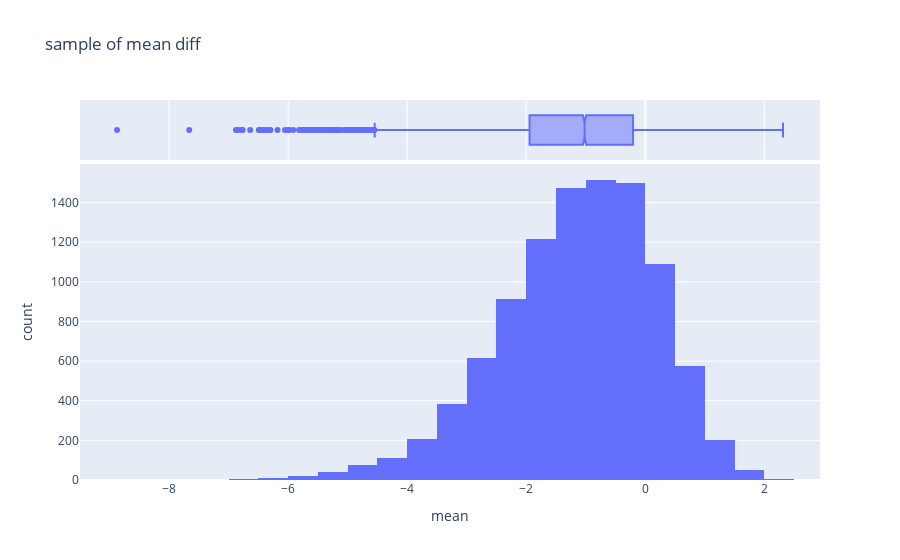

Source (notebook cell):
### Code cell
fig = px.histogram(pd.DataFrame({'mean': sample_mean}),
                   x='mean',
                   title='sample of mean diff',
                   marginal = 'box',
                   nbins = 50)
fig.show()

### Figure 1 — Plotly figure (JSON) as saved in the notebook; plotly's stock layout.template omitted (floating-point values rounded to 4 significant figures; data arrays with more than 128 entries replaced by an {"elided": "..."} marker saying what was removed)
{"data": [{"alignmentgroup": "True", "bingroup": "x", "hovertemplate": "mean=%{x}<br>count=%{y}<extra></extra>", "legendgroup": "", "marker": {"color": "#636efa", "pattern": {"shape": ""}}, "name": "", "nbinsx": 50, "offsetgroup": "", "orientation": "v", "showlegend": false, "type": "histogram", "x": {"elided": "10000 float values"}, "xaxis": "x", "yaxis": "y"}, {"alignmentgroup": "True", "hovertemplate": "mean=%{x}<extra></extra>", "legendgroup": "", "marker": {"color": "#636efa"}, "name": "", "notched": true, "offsetgroup": "", "showlegend": false, "type": "box", "x": {"elided": "10000 float values"}, "xaxis": "x2", "yaxis": "y2"}], "layout": {"barmode": "relative", "legend": {"tracegroupgap": 0}, "title": {"text": "sample of mean diff"}, "xaxis": {"anchor": "y", "domain": [0, 1], "title": {"text": "mean"}}, "xaxis2": {"anchor": "y2", "domain": [0, 1], "matches": "x", "showgrid": true, "showticklabels": false}, "yaxis": {"anchor": "x", "domain": [0, 0.8316], "title": {"text": "count"}}, "yaxis2": {"anchor": "x2", "domain": [0.8416, 1], "matches": "y2", "showgrid": false, "showline": false, "showticklabels": false, "ticks": ""}}}
